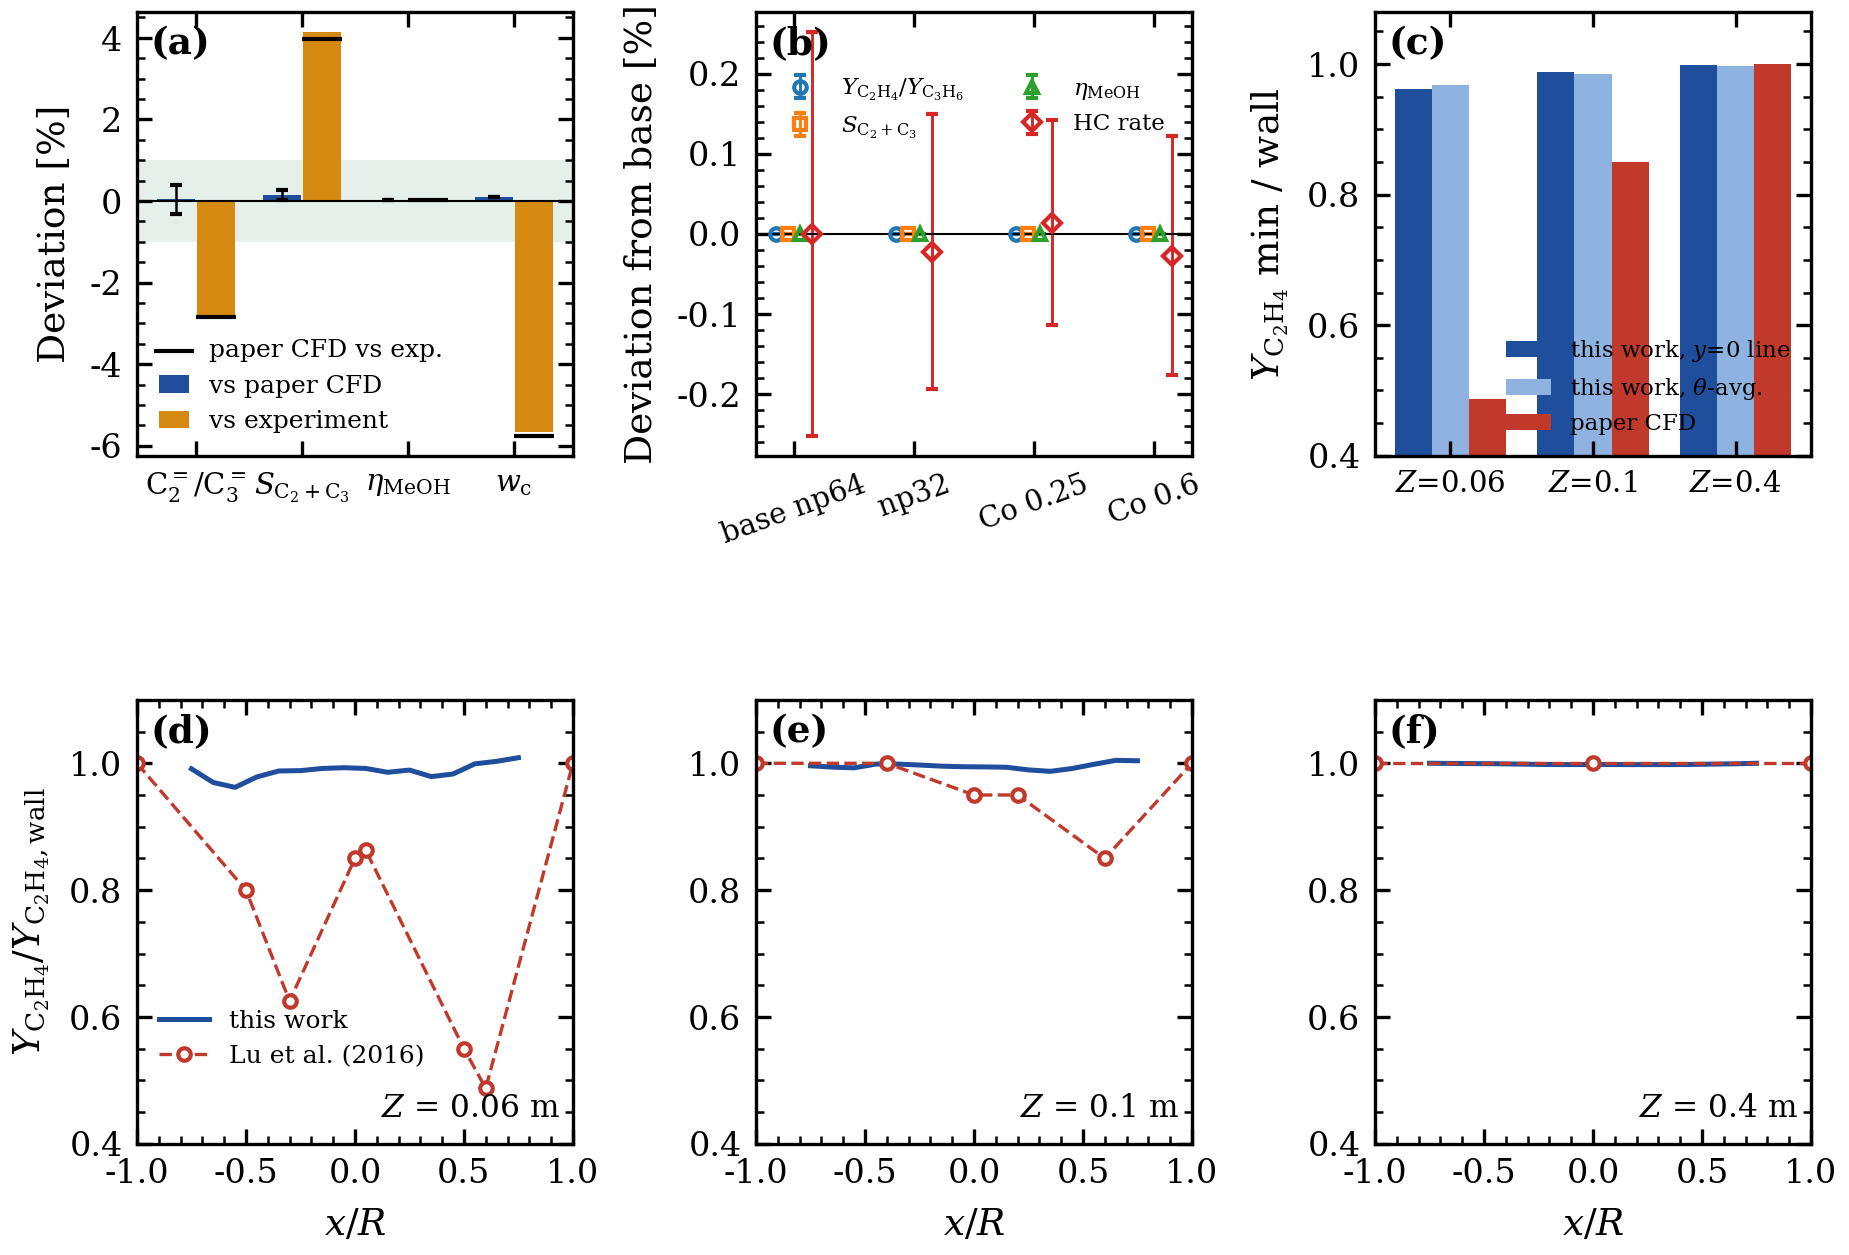

Reproduce this figure in Python.
#!/usr/bin/env python3
"""Lu et al. 2016 (CES 143:341) pilot DMTO 3D: publication-style comparison with the paper.
Read-only on case results. Output: ~/mto_repro/compare/compare_paper.{png,pdf,md}, fig_fields.{png,pdf}.
Field panels use post_field exact polyhedral cuts (true snappy wall faces, no square-pixel staircase)."""
import json, os, sys, warnings
import numpy as np
warnings.filterwarnings('ignore')
import matplotlib; matplotlib.use('Agg'); import matplotlib.pyplot as plt
sys.path.insert(0, os.path.expanduser('~/nullflux-test'))
import post_field as PF

R = os.path.expanduser('~/mto_repro'); OUT = os.path.join(R, 'compare'); os.makedirs(OUT, exist_ok=True)
CASE = os.path.join(R, 'cases', 'pilot3D'); T_MEAN = '118.817922'
J = lambda p: json.load(open(os.path.join(R, p)))
PF._style(plt)
plt.rcParams.update({'axes.titlesize': 9, 'axes.labelsize': 9, 'legend.fontsize': 7.5, 'legend.frameon': False,
                     'xtick.labelsize': 8, 'ytick.labelsize': 8, 'lines.linewidth': 1.2})
COL = dict(sim='#1f4e9c', simlight='#8fb3e0', paper='#c0392b', exp='#d68910', ok='#2e8b57')

PAPER = {'C2H4_C3H6': (1.2449, 1.2096), 'S_C2C3_pct': (77.60, 80.69), 'eta_MeOH_pct': (99.94, 99.97), 'wc_pct': (6.0, 5.655)}
TEX = {'C2H4_C3H6': r'$Y_{\mathrm{C_2H_4}}/Y_{\mathrm{C_3H_6}}$', 'S_C2C3_pct': r'$S_{\mathrm{C_2+C_3}}$',
       'eta_MeOH_pct': r'$\eta_{\mathrm{MeOH}}$', 'wc_pct': r'$w_\mathrm{c}$'}
FIG12B = {'0.06': {'x': [-1, -0.5, -0.3, 0, 0.05, 0.5, 0.6, 1], 'C2H4': [0.080, 0.064, 0.050, 0.068, 0.069, 0.044, 0.039, 0.080]},
          '0.1': {'x': [-1, -0.4, 0, 0.2, 0.6, 1], 'C2H4': [0.080, 0.080, 0.076, 0.076, 0.068, 0.080]},
          '0.4': {'x': [-1, 0, 1], 'C2H4': [0.080, 0.080, 0.080]}}

main = J('stab/kpi_blocks_main.json'); f10 = J('cases/pilot3D/fig10_post.json'); f12 = J('cases/pilot3D/fig12_post.json')
cold = J('cases/pilot3D/cold_check.json')
sim = {k: (main['z1'][k]['full'], main['z1'][k].get('ci95', 0)) for k in ('C2H4_C3H6', 'S_C2C3_pct', 'eta_MeOH_pct')}
sim['wc_pct'] = (f10['wc_alpha_weighted'], 0.0)
stab = {}
for lab, f in [('base np64', 'stab/kpi_blocks_pilot3D.json'), ('np32', 'stab/kpi_blocks_A_np32.json'),
               ('Co 0.25', 'stab/kpi_blocks_B_co025.json'), ('Co 0.6', 'stab/kpi_blocks_C_co06.json')]:
    if os.path.exists(os.path.join(R, f)): stab[lab] = J(f)


def tag(ax, s, dark=False):
    ax.text(0.03, 0.97, s, transform=ax.transAxes, ha='left', va='top', fontsize=9, fontweight='bold',
            color='w' if dark else 'k')


def field_panel(fig, ax, field, axis, pos, crop, label, cmap='viridis', vmin=None, vmax=None, shading='smooth', cbw=0.06):
    d = PF.slice_data(CASE, dict(time=T_MEAN, field=field, axis=axis, pos=pos, crop=crop, vmin=vmin, vmax=vmax))
    m = PF.draw_slice(ax, d, cmap=cmap, shading=shading)
    PF.colorbar(fig, m, ax, label, cax=ax.inset_axes([1.04, 0, cbw, 1]))
    return d


# ---------------- Figure 1: time-averaged fields ----------------
# 固定面板位置（英寸 → 比例），色标贴在各面板右侧，不让 colorbar 挤乱布局
FW, FH = 7.2, 5.4
fig = plt.figure(figsize=(FW, FH), dpi=300)
box = lambda l, b, w, h: fig.add_axes([l / FW, b / FH, w / FW, h / FH])
ax = box(0.55, 0.75, 4.45 * 0.30 / 1.65, 4.45)                 # (a) 主筒全高：宽高按 0.30×1.65 m 比例
field_panel(fig, ax, 'alpha.particlesMean', 'y', 0.0, dict(x0=-0.15, x1=0.15, y0=-0.3, y1=1.35),
            r'$\langle\alpha_\mathrm{s}\rangle$', cmap='cividis', cbw=0.12)
ax.set_xlabel('$x$ [m]'); ax.set_ylabel('$z$ [m]'); ax.set_title('(a)', fontsize=8, loc='left', pad=3)
ax = box(2.6, 3.05, 2.05 * 0.261 / 0.46, 2.05)                # (b) 分布板上方 0–0.45 m
field_panel(fig, ax, 'C2H4.gasMean', 'y', 0.0, dict(x0=-0.1305, x1=0.1305, y0=-0.01, y1=0.45),
            r'$\langle Y_{\mathrm{C_2H_4}}\rangle$', cbw=0.07)
for z in (0.06, 0.1, 0.4):
    ax.axhline(z, color='w', lw=0.6, ls=(0, (3, 2))); ax.text(0.125, z + 0.007, f'$Z$ = {z:g} m', color='w', fontsize=6, ha='right')
ax.set_xlabel('$x$ [m]'); ax.set_ylabel('$z$ [m]'); ax.set_title('(b)', fontsize=8, loc='left', pad=3)
# (b) 右侧放说明文字，避免空白
fig.text(4.95 / FW, 4.2 / FH, 'Lu et al. (2016) pilot DMTO\n3D two-fluid model\nreproduction\n\n'
         r'time average 79.6–118.8 s' '\n' r'exact polyhedral cuts' '\n' r'black lines: walls', fontsize=6.5, va='center', color='0.25')
for i, (f, lab, cm, tg) in enumerate((('C2H4.gasMean', r'$\langle Y_{\mathrm{C_2H_4}}\rangle$', 'viridis', '(c)'),
                                     ('alpha.particlesMean', r'$\langle\alpha_\mathrm{s}\rangle$', 'cividis', '(d)'))):
    ax = box(2.55 + i * 2.45, 0.75, 1.5, 1.5)
    field_panel(fig, ax, f, 'z', 0.06, None, lab, cmap=cm, cbw=0.07)
    ax.axhline(0, color='w', lw=0.6, ls=(0, (3, 2)))
    ax.set_xlabel('$x$ [m]')
    if i == 0: ax.set_ylabel('$y$ [m]')
    else: ax.tick_params(labelleft=False)
    ax.set_title(f'{tg}  $Z$ = 0.06 m', fontsize=8, loc='left', pad=3)
fig.text(0.5, 0.15 / FH, r'(a) solids fraction on $y$ = 0; (b) C$_2$H$_4$ mass fraction above the distributor; '
         r'(c, d) cross-sections at $Z$ = 0.06 m, dashed: Fig. 12b sampling line.', ha='center', fontsize=6.5)
for ext in ('png', 'pdf'): fig.savefig(os.path.join(OUT, f'fig_fields.{ext}'), bbox_inches=None)
plt.close(fig)
# ---------------- Figure 2: quantitative comparison ----------------
fig, axs = plt.subplots(2, 3, figsize=(7.2, 4.9), dpi=300, gridspec_kw=dict(wspace=0.42, hspace=0.55))
# (a) outlet KPI deviation
ax = axs[0, 0]; ks = list(PAPER); x = np.arange(len(ks))
dc = [100 * (sim[k][0] / PAPER[k][1] - 1) for k in ks]; de = [100 * (sim[k][0] / PAPER[k][0] - 1) for k in ks]
ec = [100 * sim[k][1] / PAPER[k][1] for k in ks]; pc = [100 * (PAPER[k][1] / PAPER[k][0] - 1) for k in ks]
ax.axhspan(-1, 1, color=COL['ok'], alpha=0.12, lw=0)
ax.bar(x - 0.19, dc, 0.36, yerr=ec, capsize=1.5, error_kw=dict(lw=0.6), color=COL['sim'], label='vs paper CFD')
ax.bar(x + 0.19, de, 0.36, color=COL['exp'], label='vs experiment')
ax.scatter(x + 0.19, pc, marker='_', s=90, color='k', zorder=5, lw=1, label='paper CFD vs exp.')
ax.axhline(0, color='k', lw=0.5); ax.set_xticks(x); ax.set_xticklabels([r'C$_2^=$/C$_3^=$', r'$S_{\mathrm{C_2+C_3}}$', r'$\eta_{\mathrm{MeOH}}$', r'$w_\mathrm{c}$'], fontsize=7)
ax.set_ylabel('Deviation [%]'); ax.legend(loc='lower left', fontsize=6, handlelength=1.2); tag(ax, '(a)')
ax.tick_params(axis='x', which='minor', bottom=False, top=False)
# (b) numerical sensitivity
ax = axs[0, 1]
if stab:
    labs = list(stab); base = stab[labs[0]]['z1']
    for j, (k, mk) in enumerate((('C2H4_C3H6', 'o'), ('S_C2C3_pct', 's'), ('eta_MeOH_pct', '^'), ('hc_kg_h', 'D'))):
        v = [100 * (stab[l]['z1'][k]['full'] / base[k]['full'] - 1) for l in labs]
        e = [100 * stab[l]['z1'][k].get('ci95', 0) / base[k]['full'] for l in labs]
        ax.errorbar(np.arange(len(labs)) + 0.1 * (j - 1.5), v, yerr=e, fmt=mk, ms=3, capsize=1.5, lw=0.7, mfc='none',
                    label={'hc_kg_h': 'HC rate'}.get(k, TEX.get(k, k)))
    ax.set_xticks(range(len(labs))); ax.set_xticklabels(labs, fontsize=7, rotation=20)
    ax.tick_params(axis='x', which='minor', bottom=False, top=False)
    ax.axhline(0, color='k', lw=0.5); ax.set_ylabel('Deviation from base [%]'); ax.legend(fontsize=5.5, ncol=2, loc='upper left', bbox_to_anchor=(0, 0.9))
tag(ax, '(b)')
# (c) depression depth
ax = axs[0, 2]; zs = ['0.06', '0.1', '0.4']; x = np.arange(3)
ax.bar(x - 0.26, [f12['radial'][z]['line_min_over_wall'] for z in zs], 0.26, color=COL['sim'], label='this work, $y$=0 line')
ax.bar(x, [f12['radial'][z]['shape']['min_over_wall'] for z in zs], 0.26, color=COL['simlight'], label=r'this work, $\theta$-avg.')
ax.bar(x + 0.26, [f12['radial'][z]['paper_min_over_wall'] for z in zs], 0.26, color=COL['paper'], label='paper CFD')
ax.set_xticks(x); ax.set_xticklabels([f'$Z$={z}' for z in zs], fontsize=7); ax.set_ylim(0.4, 1.08)
ax.tick_params(axis='x', which='minor', bottom=False, top=False)
ax.set_ylabel(r'$Y_{\mathrm{C_2H_4}}$ min / wall'); ax.legend(fontsize=5.5, loc='lower right'); tag(ax, '(c)')
# (d-f) Fig.12b radial lines
for i, z in enumerate(zs):
    ax = axs[1, i]; r = f12['radial'][z]
    xl, yl = np.array(r['line_x']), np.array(r['line_C2H4']); wl = 0.5 * (yl[0] + yl[-1])
    p = FIG12B[z]; pw = p['C2H4'][0]
    ax.plot(xl, yl / wl, '-', color=COL['sim'], label='this work')
    ax.plot(p['x'], np.array(p['C2H4']) / pw, 'o--', color=COL['paper'], ms=3, mfc='w', lw=0.8, label='Lu et al. (2016)')
    ax.set_xlim(-1, 1); ax.set_ylim(0.4, 1.1); ax.set_xlabel('$x/R$'); tag(ax, f'({"def"[i]})')
    ax.text(0.97, 0.06, f'$Z$ = {z} m', transform=ax.transAxes, ha='right', fontsize=7.5)
    if i == 0: ax.set_ylabel(r'$Y_{\mathrm{C_2H_4}}/Y_{\mathrm{C_2H_4,wall}}$'); ax.legend(fontsize=6, loc='lower left', bbox_to_anchor=(0, 0.12))
for ext in ('png', 'pdf'): fig.savefig(os.path.join(OUT, f'compare_paper.{ext}'))
plt.close(fig)

# ---------------- Figure 3: axial profile (Fig.12a) ----------------
fig, ax = plt.subplots(figsize=(3.4, 3.0), dpi=300)
a = f12['axial']; z = np.array(a['z'])
for k, c, ls in (('MeOH', COL['paper'], '-'), ('C2H4', COL['sim'], '-'), ('C3H6', COL['ok'], '--')):
    ax.plot(np.array(a[k]), z, color=c, ls=ls, label={'MeOH': 'MeOH', 'C2H4': r'C$_2$H$_4$', 'C3H6': r'C$_3$H$_6$'}[k])
ax.axhline(f12['z_plateau99_m'], color=COL['sim'], ls=':', lw=0.8)
ax.text(0.98, f12['z_plateau99_m'] + 0.012, f"this work: 99 % plateau at {f12['z_plateau99_m']:.2f} m", fontsize=6.5, ha='right', transform=ax.get_yaxis_transform())
ax.axhline(0.2, color=COL['paper'], ls=(0, (1, 1.5)), lw=0.9)
ax.text(0.98, 0.212, 'paper: reaction complete below ~0.2 m', fontsize=6.5, ha='right', color=COL['paper'], transform=ax.get_yaxis_transform())
ax.set_ylim(-0.05, 0.6); ax.set_xlim(left=0); ax.set_xlabel('Cross-section mean mass fraction'); ax.set_ylabel('$z$ [m]')
ax.legend(loc='upper right')
for ext in ('png', 'pdf'): fig.savefig(os.path.join(OUT, f'fig_axial.{ext}'))
plt.close(fig)

# ---------------- table ----------------
rows = [('C2H4/C3H6', sim['C2H4_C3H6'][0], *PAPER['C2H4_C3H6']), ('S(C2+C3) %', sim['S_C2C3_pct'][0], *PAPER['S_C2C3_pct']),
        ('ηMeOH %', sim['eta_MeOH_pct'][0], *PAPER['eta_MeOH_pct']), ('wc %（≈初值，不作证据）', sim['wc_pct'][0], *PAPER['wc_pct'])]
md = ['| 量 | 本算例 | 实验 | 原文 CFD | 相对原文 CFD | 相对实验 | 原文 CFD 相对实验 |', '|---|---|---|---|---|---|---|']
for n, s, e, c in rows: md.append(f'| {n} | {s:.4g} | {e:.4g} | {c:.4g} | {100*(s/c-1):+.2f} % | {100*(s/e-1):+.2f} % | {100*(c/e-1):+.2f} % |')
md.append(f"| 冷态 Δp/床重 | {cold['dp_bed_Pa']/cold['dp_theory_Pa']:.3f} | — | ≈1 | {cold['dp_err_pct']:+.1f} % | — | — |")
for z in zs: md.append(f"| Fig.12b Z={z} m C2H4 min/壁 | {f12['radial'][z]['line_min_over_wall']:.3f} | — | {f12['radial'][z]['paper_min_over_wall']:.3f} | {100*(f12['radial'][z]['line_min_over_wall']/f12['radial'][z]['paper_min_over_wall']-1):+.1f} % | — | — |")
md.append(f"| Fig.12a 反应完成高度 | {f12['z_plateau99_m']:.2f} m | — | ≈0.2 m | 偏早 | — | — |")
if stab:
    md += ['', '数值敏感性（z=1.0 m，相对基准 np64）：', '', '| 算例 | C2H4/C3H6 | S % | ηMeOH % | 烃 kg/h |', '|---|---|---|---|---|']
    for l in stab:
        d = stab[l]['z1']; md.append(f"| {l} | {d['C2H4_C3H6']['full']:.5f} | {d['S_C2C3_pct']['full']:.4f} | {d['eta_MeOH_pct']['full']:.5f} | {d['hc_kg_h']['full']:.4f} |")
md += ['', '图：compare_paper.png/pdf（定量比对）、fig_fields.png/pdf（时均场，精确多面体切片）、fig_axial.png/pdf（Fig.12a 轴向）']
open(os.path.join(OUT, 'compare_paper.md'), 'w').write('\n'.join(md) + '\n')
print('\n'.join(md))
